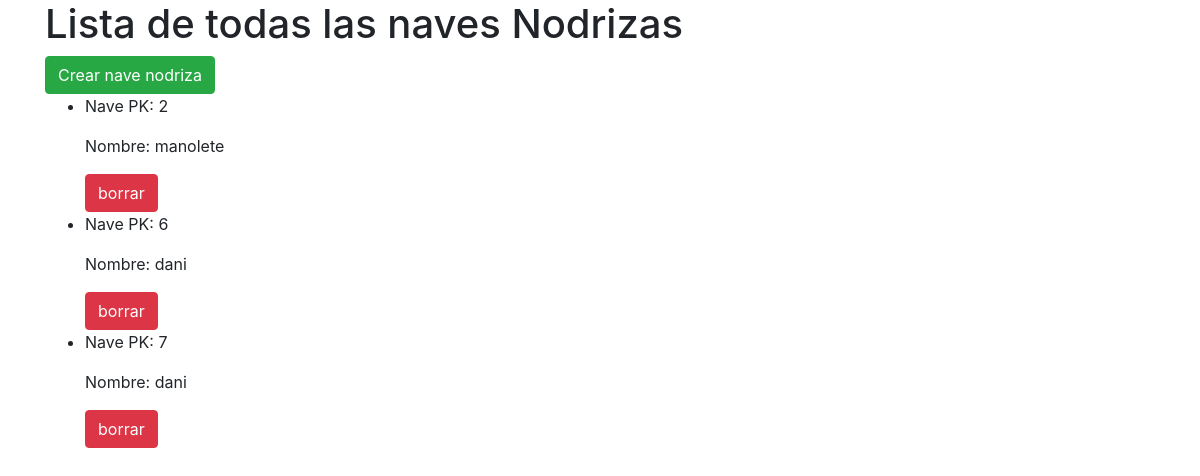
/, run on an earlier commit of the app's database.
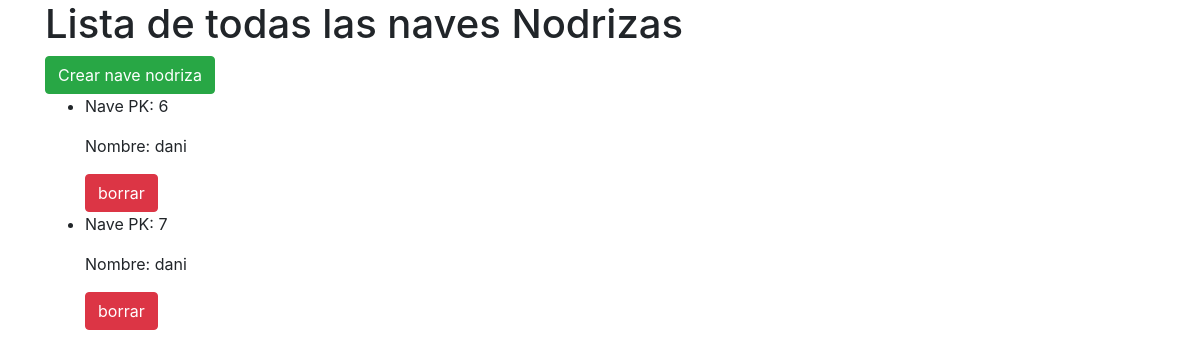
And on a later commit of the database.
### marcianos/models.py (models this page shows)
class nave_nodriza(models.Model):
    nombre = models.CharField(max_length=400)

### marcianos/views.py (the view)
# urls.py: path('', views.nave_nodrizaList, name = 'naves_list'),
def nave_nodrizaList(request, template_name = 'nave_nodriza/lista.html'):
    naves_nodrizas = nave_nodriza.objects.all() #Obtengo la lista de naves
    data = {}
    data['object_list'] = naves_nodrizas #Devuelvo los objetos que voy a pintar
    return render(request, template_name, data)

### marcianos/templates/nave_nodriza/lista.html (shortened to what this page needs)
<!DOCTYPE html>
<html>
  <head>
    <link rel="stylesheet" href="https://maxcdn.bootstrapcdn.com/bootstrap/4.0.0-beta.2/css/bootstrap.min.css">
  </head>
  <body>
    <div class="container">
        <h1>Lista de todas las naves Nodrizas</h1>
        <a class="btn btn-success" href='{% url "naves_create" %}'> Crear nave nodriza</a>
        <ul>
          {% for Nave in object_list %}
            <li>
              <p>Nave PK: {{ Nave.pk }}</p>
              <p>Nombre: {{ Nave.nombre }}</p>
              <a class="btn btn-danger" href='{% url "naves_delete" Nave.pk %}'>borrar</a>
            </li>
          {% endfor %}
        </ul>
    </div>
  </body>
</html>

What changed in the data, as far as the page shows it:
removed nave_nodriza: pk "2", nombre "manolete"
